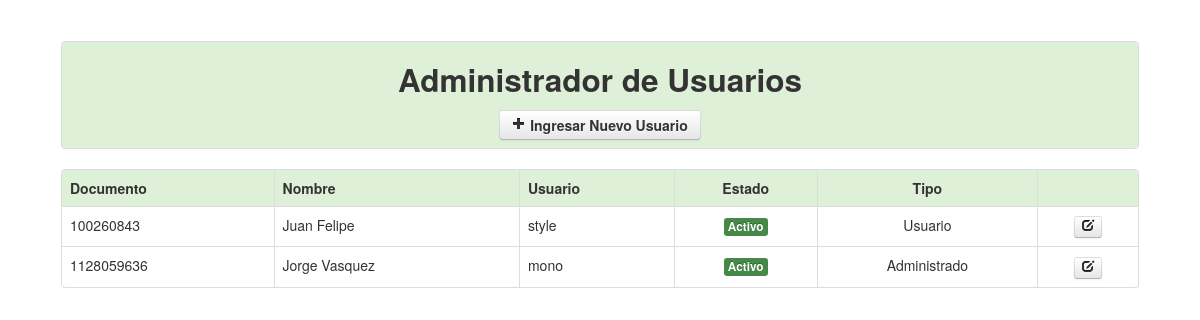
The page /usuarios.php (signed in) on the database its author committed.
### tables this page shows
CREATE TABLE `usuarios` (
  `ced` varchar(255) NOT NULL,
  `estado` varchar(255) NOT NULL,
  `nom` varchar(255) NOT NULL,
  `usu` varchar(255) NOT NULL,
  `con` varchar(255) NOT NULL,
  `tipo` varchar(255) NOT NULL
);

### usuarios.php (the view, shortened to what this page needs)
<?php
		include_once('Class/funciones.php');
?>
<!DOCTYPE html>
<html lang="en">
<head>
    <link href="css/bootstrap.css" rel="stylesheet">
    <link href="css/bootstrap-responsive.css" rel="stylesheet">
    <link href="css/docs.css" rel="stylesheet">
    <link href="js/google-code-prettify/prettify.css" rel="stylesheet">
</head>
<body data-spy="scroll" data-target=".bs-docs-sidebar">
<div align="center">
	<table width="90%">
      <tr>
        <td>
        	<table class="table table-bordered">
              <tr class="success">
                <td>
                	<center>
                    	<h2>Administrador de Usuarios</h2>
                		<a href="#nuevo" role="button" class="btn" data-toggle="modal">
                        	<strong><i class="icon-plus"></i> Ingresar Nuevo Usuario</strong>
                        </a>
                    </center>
              	</td>
              </tr>
            </table>
            <table class="table table-bordered">
            	<tr class="success">
                    <td><strong>Documento</strong></td>
                    <td><strong>Nombre</strong></td>
                    <td><strong>Usuario</strong></td>
                    <td><strong><center>Estado</center></strong></td>
                    <td><strong><center>Tipo</center></strong></td>
                    <td><strong></strong></td>
              	</tr>
                <?php
					$sql=mysql_query("SELECT * FROM usuarios");
					while($row=mysql_fetch_array($sql)){
						if($row['tipo']=='a'){
							$tipo='Administrado';
						}else{
							$tipo='Usuario';
						}
				?>
                <tr>
                    <td><?php echo $row['ced']; ?></td>
                    <td><?php echo $row['nom']; ?></td>
                    <td><?php echo $row['usu']; ?></td>
                    <td><center><?php echo estado($row['estado']); ?></center></td>
                    <td><center><?php echo $tipo; ?></center></td>
                    <td>
                    	<center>
                        	<a href="#u<?php echo $row['usu']; ?>" role="button" class="btn btn-mini" data-toggle="modal">
                            	<i class="icon-edit"></i>
                            </a>
                        </center>
                    </td>
              	</tr>
                <?php } ?>
            </table>
        </td>
      </tr>
    </table>
</div>
</body>
</html>

### Class/funciones.php (shortened to what this page needs)
<?php
	function estado($estado){
		if($estado=='s'){
			return '<span class="label label-success">Activo</span>';
		}else{
			return '<span class="label label-important">No Activo</span>';
		}
	}
?>

### css/docs.css (style rules this page uses)
body { position: relative; padding-top: 40px; }

### rows shown on the page
usuarios: ced "100260843", nom "Juan Felipe", usu "style", estado "Activo", tipo "Usuario"
usuarios: ced "1128059636", nom "Jorge Vasquez", usu "mono", estado "Activo", tipo "Administrado"
